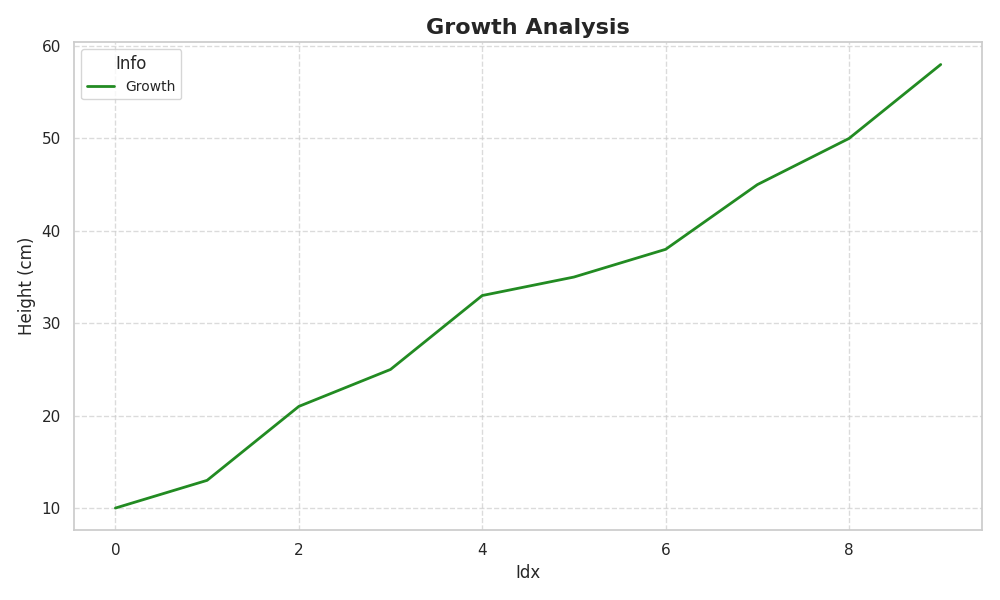

Reproduce this figure in Python.
import matplotlib.pyplot as plt
import numpy as np

# Plant growth data
plant_height = np.array([10, 13, 21, 25, 33, 35, 38, 45, 50, 58])

plt.figure(figsize=(10, 6))
plt.plot(plant_height, color='forestgreen', linewidth=2, label='Growth', linestyle='-')

plt.title("Growth Analysis", fontsize=16, fontweight='bold')
plt.xlabel("Idx", fontsize=12)
plt.ylabel("Height (cm)", fontsize=12)

plt.legend(title='Info', fontsize=10, loc='upper left')
plt.grid(True, linestyle='--', alpha=0.7)
plt.tight_layout()

plt.show()
